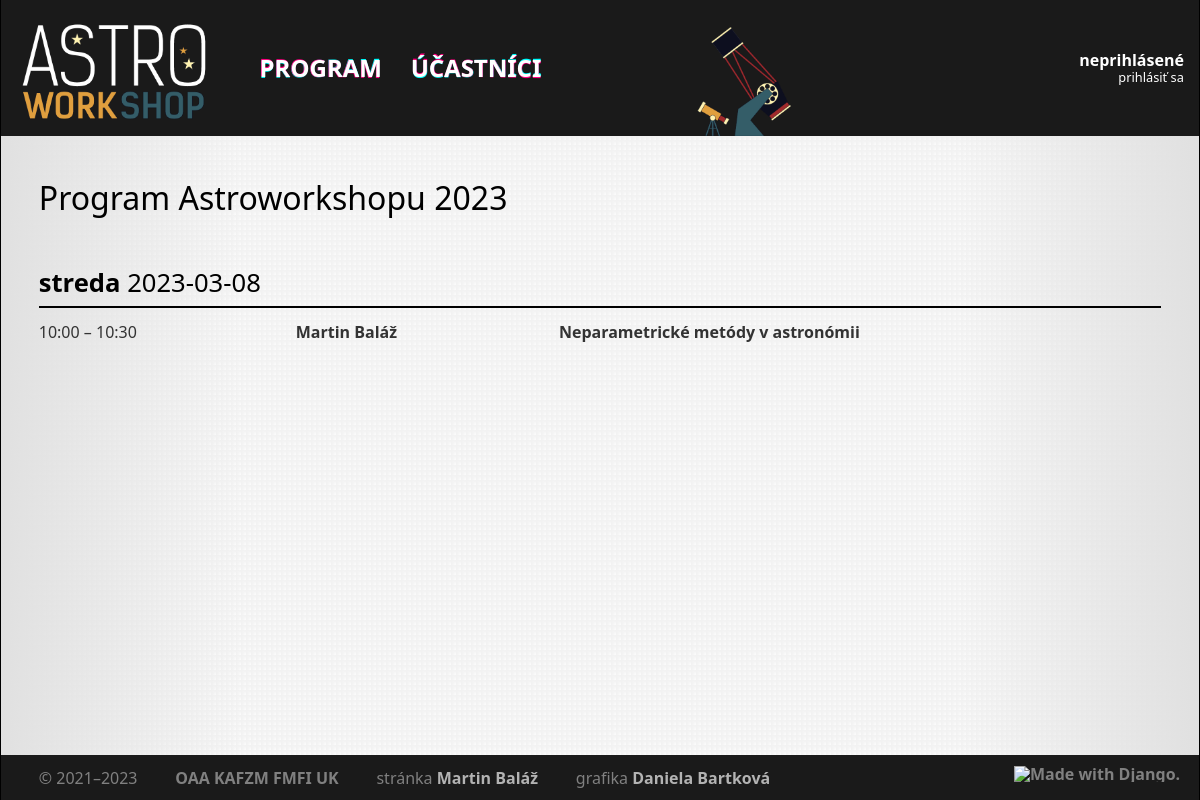
Before: / with the older database file.
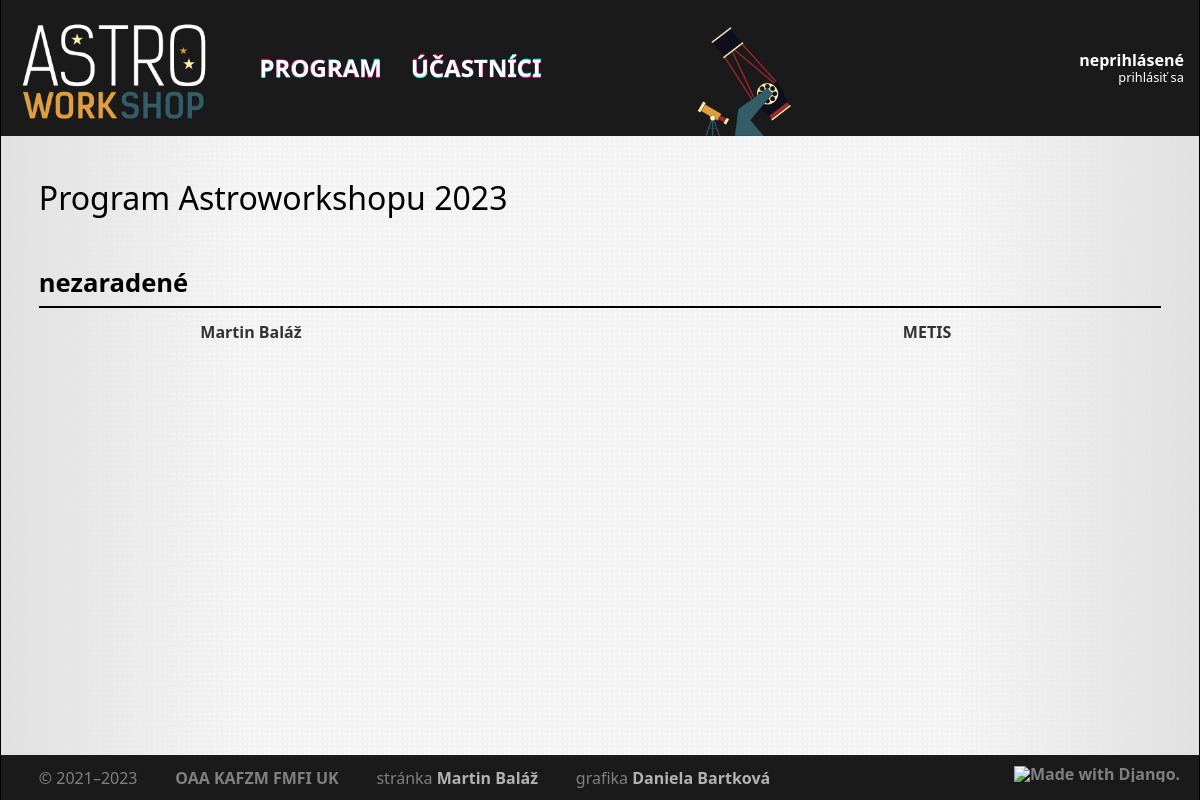
After: the same page with the newer database file.
### core/models/event.py (models this page shows, shortened)
class Event(models.Model):
    class Meta:
        ordering = ('start', 'name')
        verbose_name = 'workshop'
        verbose_name_plural = 'workshopy'
    objects = EventQuerySet.as_manager()
    code = models.CharField(max_length=32, unique=True, verbose_name='kód')
    name = models.CharField(max_length=32, unique=True, verbose_name='názov')
    start = models.DateTimeField(verbose_name='začiatok')
    end = models.DateTimeField(verbose_name='koniec')
    pdf_programme = models.FileField(null=True, blank=True, upload_to=event_filename, verbose_name='program (PDF)')

### core/models/slot.py (models this page shows, shortened)
class Slot(models.Model):
    class Meta:
        ordering = ['start', 'duration']
        verbose_name = 'slot'
        verbose_name_plural = 'sloty'
    objects = SlotQuerySet.as_manager()
    CATEGORY_TALK = 'T'
    CATEGORY_WORKSHOP = 'W'
    CATEGORY_MEAL = 'M'
    CATEGORY_OTHER = 'O'
    CATEGORIES = [
        (CATEGORY_TALK, 'Prednáška'),
        (CATEGORY_WORKSHOP, 'Workshop'),
        (CATEGORY_MEAL, 'Jedlo'),
        (CATEGORY_OTHER, 'Ostatné'),
    ]
    title = models.CharField(blank=True, max_length=256, verbose_name='názov')
    abstract = models.TextField(blank=True, max_length=4096, verbose_name='abstrakt')
    start = models.DateTimeField(null=True, blank=True, verbose_name='začiatok')
    duration = models.PositiveIntegerField(null=False, verbose_name='dĺžka (min)')
    note = models.CharField(blank=True, max_length=256, verbose_name='poznámka')
    person = models.ManyToManyField('Participant', related_name='slots', blank=True, verbose_name='účastník')
    event = models.ForeignKey('Event', null=True, blank=True, related_name='slots', on_delete=models.CASCADE, verbose_name='workshop')
    category = models.CharField(max_length=1, choices=CATEGORIES, default=CATEGORY_TALK, verbose_name='kategória')
    online = models.BooleanField(null=False, blank=False, default=False, verbose_name='online')
    presentation = models.FileField(
        null=True,
        blank=True,
        upload_to=presentation_filename,
        verbose_name='prezentácia (PDF)'
    )
    video = models.URLField(max_length=100, null=True, blank=True, verbose_name='URL videa')
    def sorted_authors(self):
        return sorted(
            self.people, key=lambda x: unicodedata.normalize('NFKD', x.last_name)
        )

### core/models/participant.py (models this page shows, shortened)
class Participant(AbstractUser):
    class Meta:
        ordering = ['last_name', 'first_name']
        verbose_name = 'účastník'
        verbose_name_plural = 'účastníci'
    objects = ParticipantManager()
    institutes = models.ManyToManyField(
        'Institute',
        through='Affiliation',
        related_name = 'people',
    )
    events = models.ManyToManyField(
        'Event',
        through='Participation',
        related_name = 'participants',
    )
    about = models.TextField(blank=True)
    def get_full_name(self):
        return f"{self.last_name}, {self.first_name}"
    get_full_name.short_description = 'celé meno'
    def get_natural_name(self):
        return f"{self.first_name} {self.last_name}"

### core/views/slot.py (the view)
# urls.py: path('', slot.ProgrammeView.as_view(), name='default'),
class ProgrammeView(django.views.generic.ListView):
    model = core.models.Slot
    context_object_name = 'slots'
    template_name = 'core/programme.html'
    def get_queryset(self):
        self.event = django.shortcuts.get_object_or_404(core.models.Event, code=self.kwargs.get('year', datetime.date.today().year))
        return self.model.objects \
            .with_people() \
            .filter(event__code=self.event.code) \
            .annotate(
                date=TruncDay('start'),
            ) \
            .order_by('start', 'duration')
    def get_context_data(self, **kwargs):
        return super().get_context_data(**kwargs) | {'event': self.event}

### core/models/participant.py (called while the page is built)
    def with_current_affiliations(self, date):
        return self.prefetch_related(
            Prefetch(
                'institutes',
                queryset=Institute.objects.filter(
                    (Q(affiliation__start__lte=date) | Q(affiliation__start=None)) & (Q(affiliation__end__gte=date) | Q(affiliation__end=None))
                ).distinct(),
                to_attr='current_affiliations',
            ),
        )

    def with_full_name(self):
        return self.annotate(full_name=Concat('last_name', Value(', '), 'first_name'))

    def get_queryset(self):
        return super().get_queryset().annotate(full_name=Concat('last_name', Value(', '), 'first_name'))

### core/models/slot.py (called while the page is built)
    def with_people(self):
        Participant = apps.get_model('core', 'Participant')
        return self.prefetch_related(
            Prefetch(
                'person',
                queryset=Participant.objects.with_current_affiliations(F('people__slots__start')).with_full_name(),
                to_attr='people'
            )
        ).annotate(
            people_count=Count('person')
        )

### core/templatetags/astro.py (called while the page is built)
@register.filter(name='add_minutes')
def add_minutes(base, value):
    return base + datetime.timedelta(minutes=value)

@register.filter(name='replace')
def replace(string, args):
    search  = args.split(args[0])[1]
    replace = args.split(args[0])[2]
    return mark_safe(re.sub(search, replace, string))

### core/templates/core/programme.html (shortened to what this page needs)
{% extends 'core/base.html' %}
{% load astro tz %}
{% block pagetitle %}
    <h2>
        Program Astroworkshopu {{ event.code }}
    </h2>
{% endblock pagetitle %}
{% block page %}
    <table class="programme">
        {% regroup slots by date as slots_date %}
        {% for day, slots_day in slots_date %}
            <tr>
                <th class="day" colspan="4">
                    {% if day is None %}
                        <span class="dow">nezaradené</span>
                    {% else %}
                        <a href="{% url 'programme-day' day.year day.month day.day %}">
                            <span class="dow">{{ day|date:"l" }}</span>
                            <span class="ymd">{{ day|date:"Y-m-d"|replace:"#-#&dash;" }}
                        </a>
                    {% endif %}
                </th>
            </tr>
            {% for slot in slots_day %}
                <tr class="category-{{ slot.category }}{% if forloop.last %} last{% endif %}">
                    <td class="time">
                        {{ slot.start|timezone:"Europe/Bratislava"|time:"H:i" }}
                        {% if slot.start and slot.duration > 0 %}
                            &ndash;&nbsp;{{ slot.start|add_minutes:slot.duration|timezone:"Europe/Bratislava"|time:"H:i" }}
                        {% endif %}
                    </td>
                    <td class="person">
                        {% for person in slot.sorted_authors %}
                            <a href="{% url 'participant' person.username %}">{{ person.get_natural_name }}</a>
                        {% endfor %}
                    </td>
                    <td class="title">
                        <a href="{% url 'slot' id=slot.id %}">{{ slot.title }}</a>
                    </td>
                </tr>
            {% endfor %}
        {% empty %}
            <span class="empty">V tento deň sa nekoná žiadna akcia.</span>
        {% endfor %}
    </table>
{% endblock page %}

### core/templates/core/base.html (shortened to what this page needs)
{% load static %}
<!DOCTYPE html>
<html lang="sk">
    <head>
        <link rel="stylesheet" type="text/css" href="{% static "css/reset.css" %}" />
        <link rel="stylesheet" type="text/css" href="{% static "css/main.css" %}" />
    </head>
    {% now "Y" as current_year %}
    <body class="year{{ current_year }}">
        <div class="wrapper">
            <div class="entire">
                {% include 'core/header.html' %}
                <div class="page">
                    <div class="titlebar">
                        {% block pagetitle %}
                        {% endblock pagetitle %}
                    </div>
                    {% block page %}{% endblock page %}
                </div>
                {% include 'core/footer.html' %}
            </div>
        </div>
    </body>
</html>

### core/templates/core/header.html (shortened to what this page needs)
{% load static %}
{% now "Y" as current_year %}
<div class="bar header year{{ current_year }}">
    <div class="menu-strip">
        <ul class="strip">
            <li>
                <div class="fancy-menu">
                    <a href="{% url 'programme' year=current_year %}" data-text="Program">
                        Program
                    </a>
                </div>
            </li>
            <li>
                <div class="fancy-menu">
                    <a href="{% url 'participants' year=current_year %}" data-text="Účastníci">
                        Účastníci
                    </a>
                </div>
            </li>
        </ul>
    </div>
    <div class="login-status">
        {% if request.user.is_authenticated %}
            <a href="{% url 'participant' username=request.user.username %}" class="username logged">{{ request.user.get_natural_name }}</a>
            <a href="{% url 'logout' %}">odhlásiť sa</a>
        {% else %}
            <a class="username not-logged">neprihlásené</a>
            <a href="{% url 'login' %}">prihlásiť sa</a>
        {% endif %}
    </div>
</div>

### core/templates/core/footer.html
<div class="bar footer">
    <ul class="strip">
        {% now "Y" as year %}
        <li>&copy; 2021{% if year != 2021 %}&ndash;{{ year }}{% endif %}</li>
        <li><a href="https://fmph.uniba.sk/daa/">OAA KAFZM FMFI UK</a></li>
        <li>stránka <span class="name">Martin Baláž</span></li>
        <li>grafika <span class="name">Daniela Bartková</span></li>
        <a class="badge" href="http://www.djangoproject.com/">
            <img src="https://www.djangoproject.com/m/img/badges/djangomade124x25.gif" alt="Made with Django." title="Made with Django." />
        </a>
    </ul>
</div>

### static/css/main.css (style rules this page uses)
html { width: 100%; font-family: "Segoe UI", "Verdana", sans-serif; padding: 0px; }
body { height: 100%; margin: 0px; min-height: 100vh; overflow-y: scroll; background-color: hsl(0, 0%, 92%); background-image: url("/static/images/background.png"); background-repeat: repeat; background-size: 1000px 560px; }
div.entire { margin: auto; max-width: 1200px; min-height: 100vh; border-color: black; border-style: solid; border-width: 0px 1px; background-size: 5px 5px; background-color: hsl(0, 0%, 100%); background-image: linear-gradient(to right, hsl(0, 0%, 95%) 1px, transparent 5px), linear-gradient(to bottom, hsl(0, 0%, 95%) 1px, transparent 5px); }
div.bar { width: 100%; background-color: hsl(0, 0%, 10%); color: white; }
div.header { position: relative; height: 36mm; padding: 3mm 5mm; color: white; background-size: auto 100%; background-repeat: no-repeat; background-image: url("/static/images/banner-2021.png"); }
div.footer { height: 12mm; color: hsl(0, 0%, 50%); }
span.name { font-weight: 600; color: hsl(0, 0%, 70%); }
ul.strip { height: 100%; position: relative; padding: 0mm 5mm; list-style-type: none; list-style-position: outside; }
ul.strip li { display: block; height: 100%; float: left; margin: 0 auto; vertical-align: middle; padding: 4mm 5mm 0mm 5mm; }
ul.strip a.badge { display: block; float: right; padding-top: 3mm; }
div.bar a, div.bar a:visited { text-decoration: none; font-weight: bold; font-size: 100%; color: hsl(0, 0%, 50%); }
div.header a, div.header a:visited { color: white; }
div.header div.login-status { position: absolute; top: 50%; transform: translateY(-50%); right: 0%; text-align: right; min-width: 20mm; padding: 4mm; }
div.header div.login-status a { font-size: 80%; font-weight: normal; }
div.header div.login-status a.username { font-weight: 600; display: block; font-size: 100%; }
div.menu-strip { position: absolute; width: 50%; height: 100%; top: 50%; left: 20%; transform: translateY(-50%); }
div.menu-strip ul li { height: 100%; width: 40mm; padding: 0mm 0mm; }
div.menu-strip ul li a { display: block; position: absolute; font-size: 150%; text-transform: uppercase; top: 50%; transform: translateY(-50%); z-index: 1; }
div.menu-strip ul li a:before, div.menu-strip ul li a:after { content: attr(data-text); position: absolute; top: 0px; left: 0px; width: 100%; height: 100%; transition: transform 0.4s ease-in-out; }
div.menu-strip ul li a:before { color: hsl(330, 100%, 50%); transform: rotate(1deg); z-index: -1; }
div.menu-strip ul li a::after { color: hsl(180, 100%, 50%); transform: rotate(-1deg); z-index: -2; }
div.page { line-height: 150%; padding: 10mm; background-image: linear-gradient(to right, hsla(0, 0%, 88%, 100%) 0%, hsla(0, 0%, 88%, 0%) 20%, hsla(0, 0%, 88%, 0%) 80%, hsla(0, 0%, 88%, 100%) 100%); min-height: calc(100vh - 48mm); }
h2 { font-size: 200%; font-weight: 500; padding-bottom: 5mm; line-height: 1.5; }
table { width: 100%; border: 0px; }
table th.day { text-align: left; font-size: 160%; color: black; padding: 8mm 0px 3mm; border-bottom: 2px solid hsl(0, 0%, 0%); }
span.dow { font-weight: 600; }
table tr { padding-top: 3mm; padding-bottom: 3mm; }
table.programme tr:not(:first-child) { border-top: 1px solid hsl(0, 0%, 85%); }
table tr.last { border-bottom: 1px solid transparent; }
table td { padding-top: 3mm; padding-bottom: 3mm; padding-right: 8mm; vertical-align: middle; }
table td:last-child { padding-right: 0mm; }
table td.time, table td.person { white-space: nowrap; }
table td a, table td a:visited { font-weight: 600; text-decoration: none; color: inherit; }
tr.category-T { color: hsl(225, 0%, 20%); }

Changed rows visible on the page:
no longer on this page (row edited): Slot: day "streda", day "2023‐03‐08", start "10:00", start|add_minutes "10:30", title "Neparametrické metódy v astronómii", Participant (get_natural_name "Martin Baláž")
added Slot: shows "nezaradené", title "METIS", Participant (get_natural_name "Martin Baláž")
